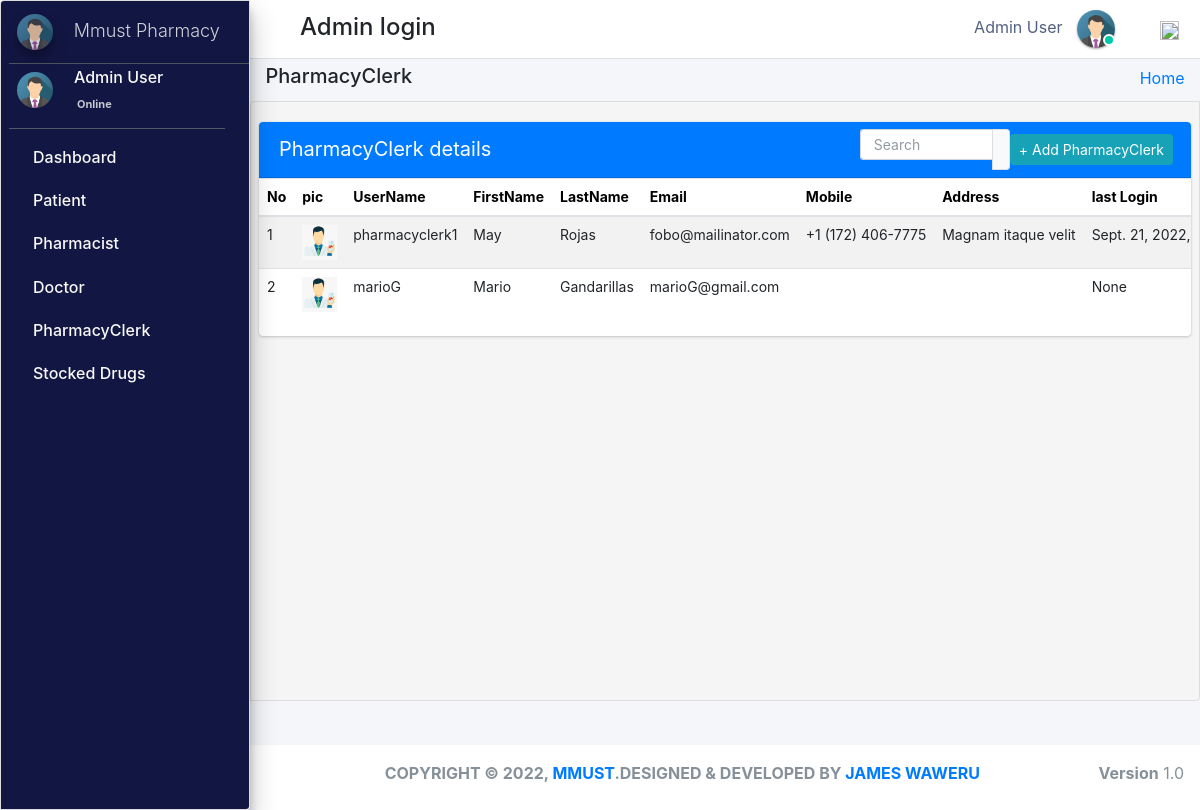
The app's page /admin_user/admin_user/manage_pharmacy_clerk/ (signed in), older data.
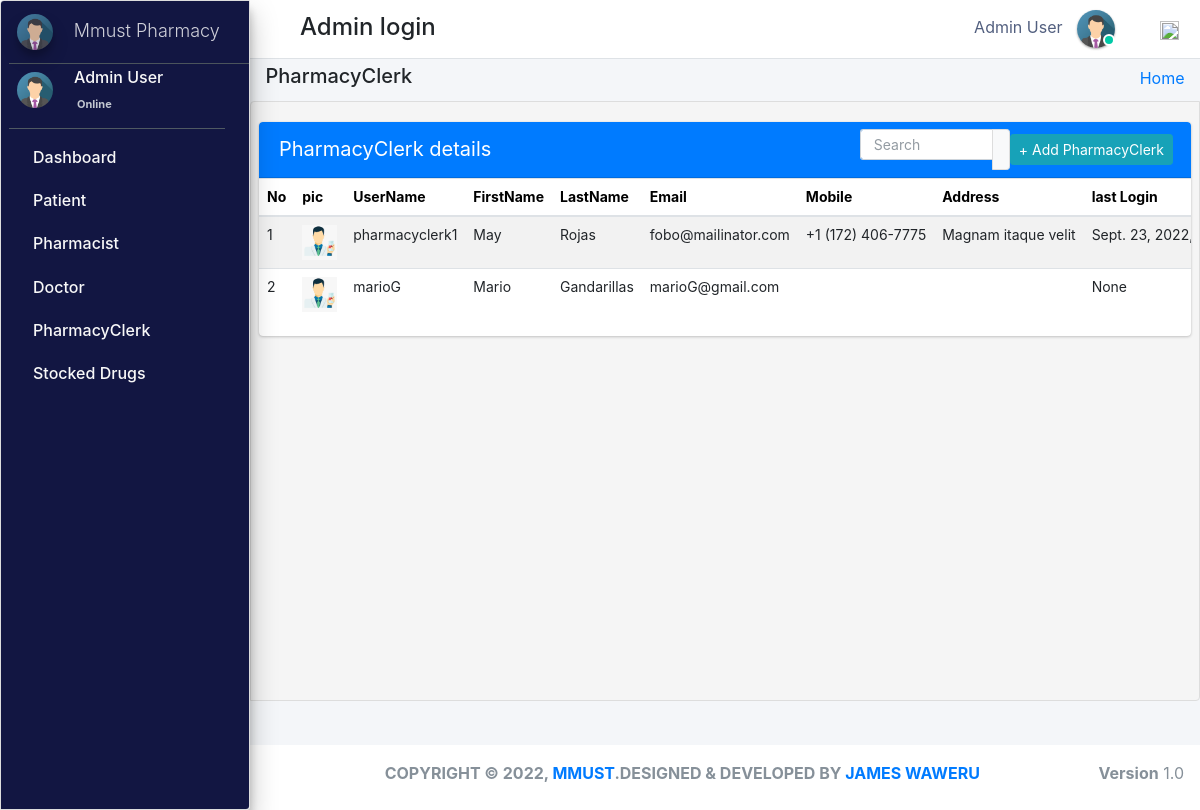
The same page, newer data.
### pharmacy/models.py (models this page shows, shortened)
class PharmacyClerk(models.Model):
    gender_category=(
        ('Male','Male'),
        ('Female','Female'),
    )
    admin = models.OneToOneField(CustomUser,null=True, on_delete = models.CASCADE)
    emp_no=models.CharField(max_length=100,null=True,blank=True)
    gender=models.CharField(max_length=100,null=True,choices=gender_category)
    mobile=models.CharField(max_length=10,null=True,blank=True)
    address=models.CharField(max_length=300,null=True,blank=True)
    profile_pic=models.ImageField(default="images2.png",null=True,blank=True)
    age= models.IntegerField(default='0', blank=True, null=True)
    created_at = models.DateTimeField(auto_now_add=True)
    updated_at = models.DateTimeField(auto_now=True)
    objects = models.Manager()

class CustomUser(AbstractUser):
    user_type_data = ((1, "AdminHOD"), (2, "Pharmacist"), (3, "Doctor"), (4, "PharmacyClerk"),(5, "Patients"))
    user_type = models.CharField(default=1, choices=user_type_data, max_length=10)

### pharmacy/HODViews.py (the view)
# urls.py: path('admin_user/admin_user/manage_pharmacy_clerk/',
def manage_pharmacy_clerk(request):
    staffs = PharmacyClerk.objects.all()
    context = {
        "staffs": staffs,
        "title": "Manage PharmacyClerk"
    }
    return render(request, 'hod_templates/manage_pharmacyClerk.html', context)

### pharmacy/templates/hod_templates/manage_pharmacyClerk.html (shortened to what this page needs)
{% extends 'hod_templates/base_template.html'%} {% block page_title %}
<h5>PharmacyClerk</h5>
{% endblock page_title %} {% block main_content %}
<section class="content">
    <div class="row">
        <div class="col-md-12">
            <div class="card card-primary sc">
                <div class="card-header">
                    <span>PharmacyClerk details</span>
                    <div class="card-tools d-flex">
                        <div class="input-group input-group-sm" style="width: 150px;">
                            <input type="text" name="search" class="form-control float-right" placeholder="Search" id="pple">
                            <div class="input-group-append">
                                <button type="submit" class="btn btn-default"><em class="fas fa-search"></em></button>
                            </div>
                        </div>
                        <a class="btn btn-sm btn-info mr-2" href="{% url 'add_pharmacyClerk' %}" role="button">+ Add PharmacyClerk</a>
                    </div>
                </div>
                <table class="table" id="plist">
                    <thead>
                        <tr>
                            <th>No</th>
                            <th>pic</th>
                            <th>UserName</th>
                            <th>FirstName</th>
                            <th>LastName</th>
                            <th>Email</th>
                            <th>Mobile</th>
                            <th>Address</th>
                            <th>last Login</th>
                        </tr>
                    </thead>
                    <tbody>
                        {% for staff in staffs %}
                        <tr class="hov">
                            <td>{{staff.id}}</td>
                            <td> <img src="{{staff.profile_pic.url}}" class="" width="35" height="35" alt=""></td>
                            <td>{{staff.admin.username}}</td>
                            <td>{{staff.admin.first_name}}</td>
                            <td>{{staff.admin.last_name}}</td>
                            <td>{{staff.admin.email}}</td>
                            <td>{{staff.mobile}}</td>
                            <td>{{staff.address}}</td>
                            <td>{{staff.admin.last_login}}</td>
                        </tr>
                        {% endfor %}
                    </tbody>
                </table>
            </div>
        </div>
    </div>
</section>
{% endblock %}

Row changes from the older to the newer data that the page shows:
changed through a linked row, PharmacyClerk "Magnam itaque velit": admin.last_login "Sept. 21, 2022,…" → "Sept. 23,…"
